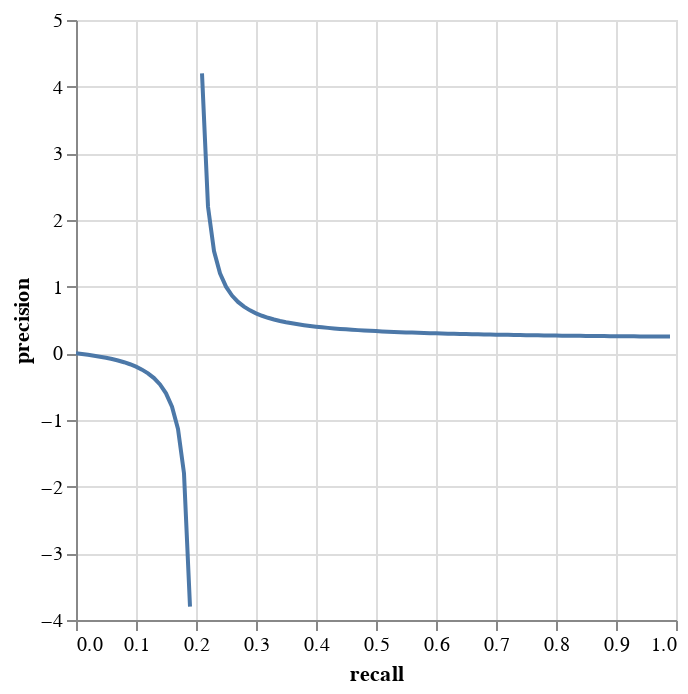

The notebook cell saved with this chart:
### Code cell
recall = zero_to_one
precision = 0.4 * recall / (2 * recall - 0.4)

f1_contour_90 = pl.DataFrame({"recall": recall, "precision": precision})

# f1_contour_90
alt.Chart(f1_contour_90).mark_line().encode(x="recall", y="precision").interactive()

### Figure 1 — Vega-Lite specification as saved in the notebook (floating-point values rounded to 4 significant figures)
{"config": {"view": {"continuousWidth": 300, "continuousHeight": 300}}, "data": {"name": "data-a0965c800248dc48bd9de03230a03e17"}, "mark": {"type": "line"}, "encoding": {"x": {"field": "recall", "type": "quantitative"}, "y": {"field": "precision", "type": "quantitative"}}, "params": [{"name": "param_10", "select": {"type": "interval", "encodings": ["x", "y"]}, "bind": "scales"}], "$schema": "https://vega.github.io/schema/vega-lite/v5.17.0.json", "datasets": {"data-a0965c800248dc48bd9de03230a03e17": [{"recall": 0.0, "precision": -0.0}, {"recall": 0.01, "precision": -0.01053}, {"recall": 0.02, "precision": -0.02222}, {"recall": 0.03, "precision": -0.03529}, {"recall": 0.04, "precision": -0.05}, {"recall": 0.05, "precision": -0.06667}, {"recall": 0.06, "precision": -0.08571}, {"recall": 0.07, "precision": -0.1077}, {"recall": 0.08, "precision": -0.1333}, {"recall": 0.09, "precision": -0.1636}, {"recall": 0.1, "precision": -0.2}, {"recall": 0.11, "precision": -0.2444}, {"recall": 0.12, "precision": -0.3}, {"recall": 0.13, "precision": -0.3714}, {"recall": 0.14, "precision": -0.4667}, {"recall": 0.15, "precision": -0.6}, {"recall": 0.16, "precision": -0.8}, {"recall": 0.17, "precision": -1.133}, {"recall": 0.18, "precision": -1.8}, {"recall": 0.19, "precision": -3.8}, {"recall": 0.2, "precision": Infinity}, {"recall": 0.21, "precision": 4.2}, {"recall": 0.22, "precision": 2.2}, {"recall": 0.23, "precision": 1.533}, {"recall": 0.24, "precision": 1.2}, {"recall": 0.25, "precision": 1.0}, {"recall": 0.26, "precision": 0.8667}, {"recall": 0.27, "precision": 0.7714}, {"recall": 0.28, "precision": 0.7}, {"recall": 0.29, "precision": 0.6444}, {"recall": 0.3, "precision": 0.6}, {"recall": 0.31, "precision": 0.5636}, {"recall": 0.32, "precision": 0.5333}, {"recall": 0.33, "precision": 0.5077}, {"recall": 0.34, "precision": 0.4857}, {"recall": 0.35, "precision": 0.4667}, {"recall": 0.36, "precision": 0.45}, {"recall": 0.37, "precision": 0.4353}, {"recall": 0.38, "precision": 0.4222}, {"recall": 0.39, "precision": 0.4105}, {"recall": 0.4, "precision": 0.4}, {"recall": 0.41, "precision": 0.3905}, {"recall": 0.42, "precision": 0.3818}, {"recall": 0.43, "precision": 0.3739}, {"recall": 0.44, "precision": 0.3667}, {"recall": 0.45, "precision": 0.36}, {"recall": 0.46, "precision": 0.3538}, {"recall": 0.47, "precision": 0.3481}, {"recall": 0.48, "precision": 0.3429}, {"recall": 0.49, "precision": 0.3379}, {"recall": 0.5, "precision": 0.3333}, {"recall": 0.51, "precision": 0.329}, {"recall": 0.52, "precision": 0.325}, {"recall": 0.53, "precision": 0.3212}, {"recall": 0.54, "precision": 0.3176}, {"recall": 0.55, "precision": 0.3143}, {"recall": 0.56, "precision": 0.3111}, {"recall": 0.57, "precision": 0.3081}, {"recall": 0.58, "precision": 0.3053}, {"recall": 0.59, "precision": 0.3026}, {"recall": 0.6, "precision": 0.3}, {"recall": 0.61, "precision": 0.2976}, {"recall": 0.62, "precision": 0.2952}, {"recall": 0.63, "precision": 0.293}, {"recall": 0.64, "precision": 0.2909}, {"recall": 0.65, "precision": 0.2889}, {"recall": 0.66, "precision": 0.287}, {"recall": 0.67, "precision": 0.2851}, {"recall": 0.68, "precision": 0.2833}, {"recall": 0.69, "precision": 0.2816}, {"recall": 0.7, "precision": 0.28}, {"recall": 0.71, "precision": 0.2784}, {"recall": 0.72, "precision": 0.2769}, {"recall": 0.73, "precision": 0.2755}, {"recall": 0.74, "precision": 0.2741}, {"recall": 0.75, "precision": 0.2727}, {"recall": 0.76, "precision": 0.2714}, {"recall": 0.77, "precision": 0.2702}, {"recall": 0.78, "precision": 0.269}, {"recall": 0.79, "precision": 0.2678}, {"recall": 0.8, "precision": 0.2667}, {"recall": 0.81, "precision": 0.2656}, {"recall": 0.82, "precision": 0.2645}, {"recall": 0.83, "precision": 0.2635}, {"recall": 0.84, "precision": 0.2625}, {"recall": 0.85, "precision": 0.2615}, {"recall": 0.86, "precision": 0.2606}, {"recall": 0.87, "precision": 0.2597}, {"recall": 0.88, "precision": 0.2588}, {"recall": 0.89, "precision": 0.258}, {"recall": 0.9, "precision": 0.2571}, {"recall": 0.91, "precision": 0.2563}, {"recall": 0.92, "precision": 0.2556}, {"recall": 0.93, "precision": 0.2548}, {"recall": 0.94, "precision": 0.2541}, {"recall": 0.95, "precision": 0.2533}, {"recall": 0.96, "precision": 0.2526}, {"recall": 0.97, "precision": 0.2519}, {"recall": 0.98, "precision": 0.2513}, {"recall": 0.99, "precision": 0.2506}]}}
